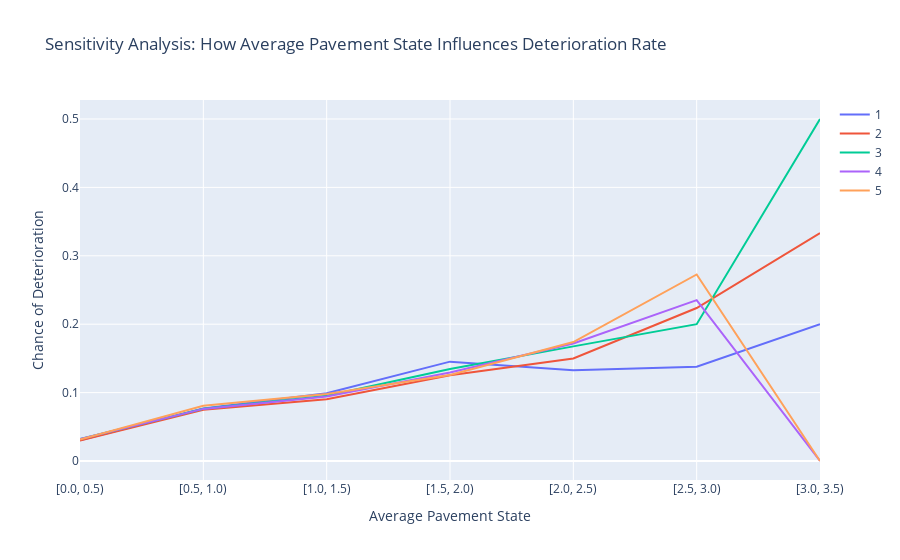

This figure's notebook cell:
### Code cell
plot_line_chart(df, 1, 5, .5, 3)

### Figure 1 — Plotly figure (JSON) as saved in the notebook; plotly's stock layout.template omitted (floating-point values rounded to 4 significant figures)
{"data": [{"mode": "lines", "name": "1", "type": "scatter", "x": ["[0.0, 0.5)", "[0.5, 1.0)", "[1.0, 1.5)", "[1.5, 2.0)", "[2.0, 2.5)", "[2.5, 3.0)", "[3.0, 3.5)"], "y": [0.03043, 0.07678, 0.09896, 0.1453, 0.1328, 0.1378, 0.2]}, {"mode": "lines", "name": "2", "type": "scatter", "x": ["[0.0, 0.5)", "[0.5, 1.0)", "[1.0, 1.5)", "[1.5, 2.0)", "[2.0, 2.5)", "[2.5, 3.0)", "[3.0, 3.5)"], "y": [0.03002, 0.07483, 0.0904, 0.1254, 0.1498, 0.2237, 0.3333]}, {"mode": "lines", "name": "3", "type": "scatter", "x": ["[0.0, 0.5)", "[0.5, 1.0)", "[1.0, 1.5)", "[1.5, 2.0)", "[2.0, 2.5)", "[2.5, 3.0)", "[3.0, 3.5)"], "y": [0.032, 0.07623, 0.09538, 0.1344, 0.1676, 0.2, 0.5]}, {"mode": "lines", "name": "4", "type": "scatter", "x": ["[0.0, 0.5)", "[0.5, 1.0)", "[1.0, 1.5)", "[1.5, 2.0)", "[2.0, 2.5)", "[2.5, 3.0)", "[3.0, 3.5)"], "y": [0.03228, 0.07621, 0.09423, 0.1295, 0.1719, 0.2353, 0]}, {"mode": "lines", "name": "5", "type": "scatter", "x": ["[0.0, 0.5)", "[0.5, 1.0)", "[1.0, 1.5)", "[1.5, 2.0)", "[2.0, 2.5)", "[2.5, 3.0)", "[3.0, 3.5)"], "y": [0.03129, 0.08069, 0.09785, 0.1258, 0.1739, 0.2727, 0]}], "layout": {"showlegend": true, "title": {"text": "Sensitivity Analysis: How Average Pavement State Influences Deterioration Rate"}, "xaxis": {"title": {"text": "Average Pavement State"}}, "yaxis": {"title": {"text": "Chance of Deterioration"}}}}
